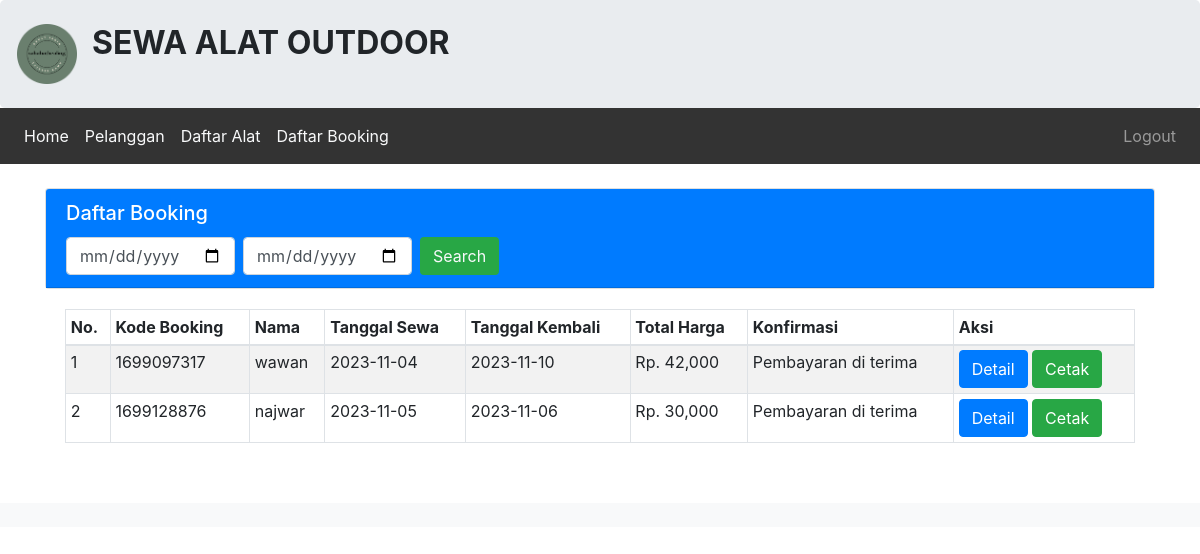
The app's page /admin/booking/booking.php, older data.
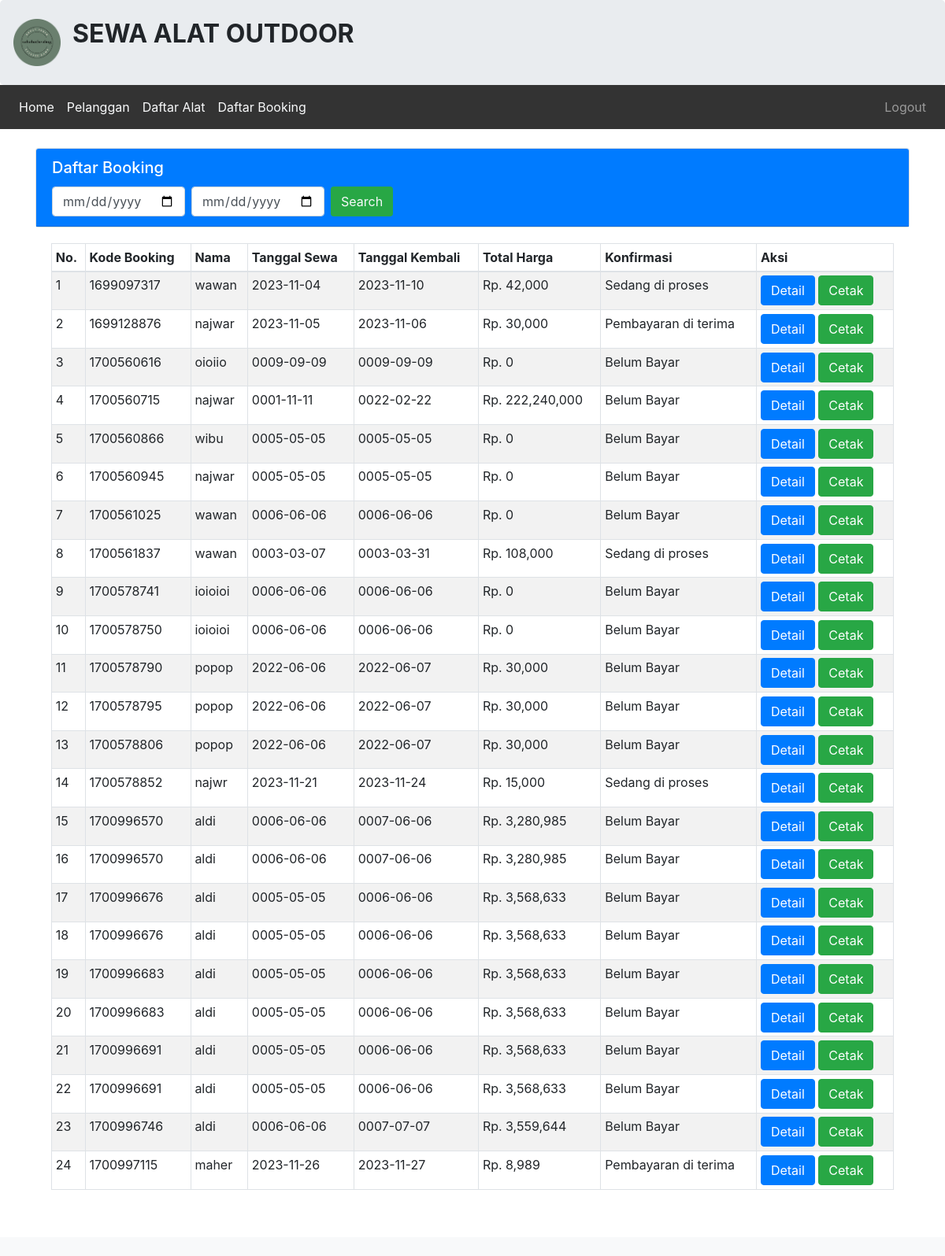
The same page, newer data.
### tables this page shows
CREATE TABLE `tbl_booking_212303` (
  `212303_id_booking` int(11) NOT NULL,
  `212303_kode_booking` varchar(25) NOT NULL,
  `212303_id_login` int(50) NOT NULL,
  `212303_id_alat` varchar(50) NOT NULL,
  `212303_nama` varchar(50) NOT NULL,
  `212303_alamat` varchar(100) NOT NULL,
  `212303_ktp` varchar(20) NOT NULL,
  `212303_no_telp` varchar(20) NOT NULL,
  `212303_jml_sewa` int(15) NOT NULL,
  `212303_tgl_sewa` date NOT NULL,
  `212303_tgl_kmb` date NOT NULL,
  `212303_total_bayar` int(100) NOT NULL,
  `212303_konfirmasi` varchar(50) NOT NULL,
  `212303_tgl_input` date NOT NULL
);

### admin/booking/booking.php (the view, shortened to what this page needs)
<?php
include '../header2.php';
include '../../koneksi.php';
$query = "SELECT * FROM tbl_booking_212303";
$hasil = mysqli_query($koneksi,$query);
?>
<br>
<div class="container">
    <div class="card">
        <div class="card-header text-white bg-primary">
            <div class="flex justify-between">
                <h5 class="card-title">
                    Daftar Booking
                </h5>
                <div class="">
                    <form class="form-inline" method="post" action="filter.php">
                        <input class="form-control mr-sm-2" type="date" name="tanggal" placeholder="Cari Nama Booking" aria-label="Search">
                        <input class="form-control mr-sm-2" type="date" name="tanggal_kembali" placeholder="Cari Nama Booking" aria-label="Search">
                        <button class="btn my-2 my-sm-0 bg-success text-light" type="submit">Search</button>
                    </form>
                </div>
            </div>
        </div>
    </div>
    <div class="card-body">
        <div class="table-responsive">
            <table class="table table-striped table-bordered table-sm">
                <thead>
                    <tr>
                        <th>No. </th>
                        <th>Kode Booking</th>
                        <th>Nama </th>
                        <th>Tanggal Sewa </th>
                        <th>Tanggal Kembali </th>
                        <th>Total Harga</th>
                        <th>Konfirmasi</th>
                        <th>Aksi</th>
                    </tr>
                </thead>
                <tbody>
                    <?php $no = 1;
                    foreach ($hasil as $isi) { ?>
                        <tr>
                            <td><?php echo $no; ?></td>
                            <td><?= $isi['212303_kode_booking']; ?></td>
                            <td><?= $isi['212303_nama']; ?></td>
                            <td><?= $isi['212303_tgl_sewa']; ?></td>
                            <td><?= $isi['212303_tgl_kmb']; ?></td>
                            <td>Rp. <?= number_format($isi['212303_total_bayar']); ?></td>
                            <td><?= $isi['212303_konfirmasi']; ?></td>
                            <td>
                                <a class="btn btn-primary" href="bayar.php?id=<?= $isi['212303_kode_booking']; ?>" role="button">Detail</a>
                                <a class="btn btn-success" href="cetak.php?id=<?= $isi['212303_kode_booking']; ?>" role="button" target="_blank">Cetak</a>
                            </td>
                        </tr>
                    <?php $no++;
                    } ?>
                </tbody>
            </table>
        </div>
    </div>
</div>
<?php include '../footer.php'; ?>

### admin/header2.php (shortened to what this page needs)
<!doctype html>
<html lang="en">
<head>
    <link rel="stylesheet" href="https://maxcdn.bootstrapcdn.com/bootstrap/4.5.2/css/bootstrap.min.css">
</head>
<body>
    <div class="jumbotron pt-4 pb-4">
        <div class="row">
            <img src="../../images/Ellipse 3.png" width="60px">
            <div class="col-sm-8">
                <h2><b style="text-transform:uppercase;">SEWA alat outdoor</b></h2>
            </div>
        </div>
    </div>
    <nav class="navbar navbar-expand-lg navbar-dark" style="background-color: #333;">
        <div class="collapse navbar-collapse" id="collapsibleNavId">
            <ul class="navbar-nav mr-auto mt-2 mt-lg-0">
                <li class="nav-item ">
                    <a class="nav-link text-light" href="../index.php">Home</a>
                </li>
                <li class="nav-item ">
                    <a class="nav-link text-light" href="../pelanggan/index.php">Pelanggan</a>
                </li>
                <li class="nav-item ">
                    <a class="nav-link text-light" href="../alat/index.php">Daftar Alat</a>
                </li>
                <li class="nav-item ">
                    <a class="nav-link text-light" href="../booking/booking.php">Daftar Booking</a>
                </li>
            </ul>
            <ul class="navbar-nav my-2 my-lg-0">
                <li class="nav-item">
                    <a class="nav-link" onclick="return confirm('Apakah anda ingin logout ?');" href="../../logout.php">Logout</a>
                </li>
            </ul>
        </div>
    </nav>

### admin/footer.php (shortened to what this page needs)
<div class="footer mt-4 bg-light text-white pt-3 pb-2">
</div>
</body>
</html>

Row changes from the older to the newer data that the page shows:
changed tbl_booking_212303 (number 1 of 24 on the later page): 212303_konfirmasi "Pembayaran di terima" → "Sedang di proses"
added tbl_booking_212303: 212303_kode_booking "1700560616", 212303_nama "oioiio", 212303_tgl_sewa "0009-09-09", 212303_tgl_kmb "0009-09-09", 212303_total_bayar "0", 212303_konfirmasi "Belum Bayar"
added tbl_booking_212303: 212303_kode_booking "1700560715", 212303_nama "najwar", 212303_tgl_sewa "0001-11-11", 212303_tgl_kmb "0022-02-22", 212303_total_bayar "222,240,000", 212303_konfirmasi "Belum Bayar"
added tbl_booking_212303: 212303_kode_booking "1700560866", 212303_nama "wibu", 212303_tgl_sewa "0005-05-05", 212303_tgl_kmb "0005-05-05", 212303_total_bayar "0", 212303_konfirmasi "Belum Bayar"
added tbl_booking_212303: 212303_kode_booking "1700560945", 212303_nama "najwar", 212303_tgl_sewa "0005-05-05", 212303_tgl_kmb "0005-05-05", 212303_total_bayar "0", 212303_konfirmasi "Belum Bayar"
added tbl_booking_212303: 212303_kode_booking "1700561025", 212303_nama "wawan", 212303_tgl_sewa "0006-06-06", 212303_tgl_kmb "0006-06-06", 212303_total_bayar "0", 212303_konfirmasi "Belum Bayar"
added tbl_booking_212303: 212303_kode_booking "1700561837", 212303_nama "wawan", 212303_tgl_sewa "0003-03-07", 212303_tgl_kmb "0003-03-31", 212303_total_bayar "108,000", 212303_konfirmasi "Sedang di proses"
added tbl_booking_212303: 212303_kode_booking "1700578741", 212303_nama "ioioioi", 212303_tgl_sewa "0006-06-06", 212303_tgl_kmb "0006-06-06", 212303_total_bayar "0", 212303_konfirmasi "Belum Bayar"
added tbl_booking_212303: 212303_kode_booking "1700578750", 212303_nama "ioioioi", 212303_tgl_sewa "0006-06-06", 212303_tgl_kmb "0006-06-06", 212303_total_bayar "0", 212303_konfirmasi "Belum Bayar"
added tbl_booking_212303: 212303_kode_booking "1700578790", 212303_nama "popop", 212303_tgl_sewa "2022-06-06", 212303_tgl_kmb "2022-06-07", 212303_total_bayar "30,000", 212303_konfirmasi "Belum Bayar"
added tbl_booking_212303: 212303_kode_booking "1700578795", 212303_nama "popop", 212303_tgl_sewa "2022-06-06", 212303_tgl_kmb "2022-06-07", 212303_total_bayar "30,000", 212303_konfirmasi "Belum Bayar"
added tbl_booking_212303: 212303_kode_booking "1700578806", 212303_nama "popop", 212303_tgl_sewa "2022-06-06", 212303_tgl_kmb "2022-06-07", 212303_total_bayar "30,000", 212303_konfirmasi "Belum Bayar"
added tbl_booking_212303: 212303_kode_booking "1700578852", 212303_nama "najwr", 212303_tgl_sewa "2023-11-21", 212303_tgl_kmb "2023-11-24", 212303_total_bayar "15,000", 212303_konfirmasi "Sedang di proses"
added tbl_booking_212303: 212303_kode_booking "1700996570", 212303_nama "aldi", 212303_tgl_sewa "0006-06-06", 212303_tgl_kmb "0007-06-06", 212303_total_bayar "3,280,985", 212303_konfirmasi "Belum Bayar"
added tbl_booking_212303: 212303_kode_booking "1700996570", 212303_nama "aldi", 212303_tgl_sewa "0006-06-06", 212303_tgl_kmb "0007-06-06", 212303_total_bayar "3,280,985", 212303_konfirmasi "Belum Bayar"
added tbl_booking_212303: 212303_kode_booking "1700996676", 212303_nama "aldi", 212303_tgl_sewa "0005-05-05", 212303_tgl_kmb "0006-06-06", 212303_total_bayar "3,568,633", 212303_konfirmasi "Belum Bayar"
added tbl_booking_212303: 212303_kode_booking "1700996676", 212303_nama "aldi", 212303_tgl_sewa "0005-05-05", 212303_tgl_kmb "0006-06-06", 212303_total_bayar "3,568,633", 212303_konfirmasi "Belum Bayar"
added tbl_booking_212303: 212303_kode_booking "1700996683", 212303_nama "aldi", 212303_tgl_sewa "0005-05-05", 212303_tgl_kmb "0006-06-06", 212303_total_bayar "3,568,633", 212303_konfirmasi "Belum Bayar"
added tbl_booking_212303: 212303_kode_booking "1700996683", 212303_nama "aldi", 212303_tgl_sewa "0005-05-05", 212303_tgl_kmb "0006-06-06", 212303_total_bayar "3,568,633", 212303_konfirmasi "Belum Bayar"
added tbl_booking_212303: 212303_kode_booking "1700996691", 212303_nama "aldi", 212303_tgl_sewa "0005-05-05", 212303_tgl_kmb "0006-06-06", 212303_total_bayar "3,568,633", 212303_konfirmasi "Belum Bayar"
added tbl_booking_212303: 212303_kode_booking "1700996691", 212303_nama "aldi", 212303_tgl_sewa "0005-05-05", 212303_tgl_kmb "0006-06-06", 212303_total_bayar "3,568,633", 212303_konfirmasi "Belum Bayar"
added tbl_booking_212303: 212303_kode_booking "1700996746", 212303_nama "aldi", 212303_tgl_sewa "0006-06-06", 212303_tgl_kmb "0007-07-07", 212303_total_bayar "3,559,644", 212303_konfirmasi "Belum Bayar"
added tbl_booking_212303: 212303_kode_booking "1700997115", 212303_nama "maher", 212303_tgl_sewa "2023-11-26", 212303_tgl_kmb "2023-11-27", 212303_total_bayar "8,989", 212303_konfirmasi "Pembayaran di terima"
